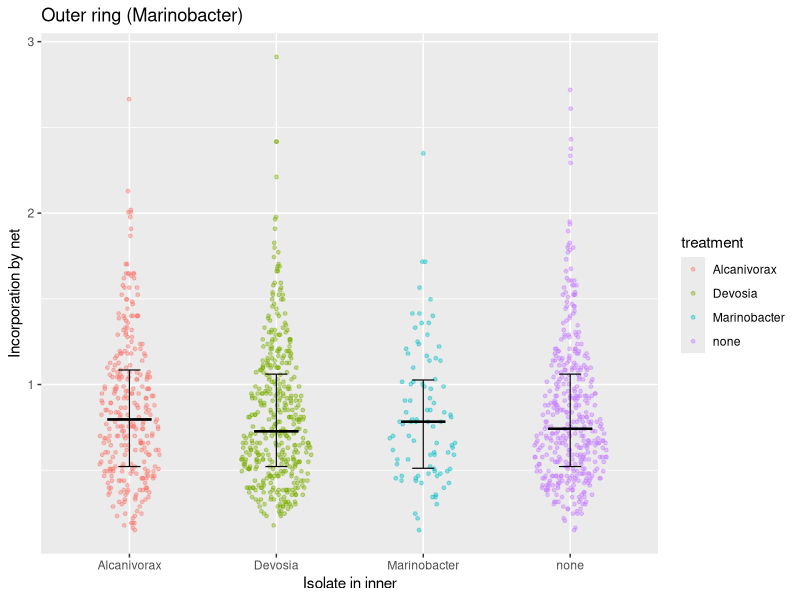

Write the R code that produced this figure.
library("ggplot2")
library(ggforce)

df <- read.csv(file='data/SIP_roi.csv')
sample_info <- read.csv(file='data/SIP_sample_info.csv')

## add sample details to df using sample_info
for(i in 1:nrow(sample_info)){
  sample_name <- sample_info$sample_name[i]
  df$microplate[df$SAMPLE.NAME==sample_name] <- sample_info$microplate[i]
  df$ring[df$SAMPLE.NAME==sample_name] <- sample_info$ring[i]
  df$strain[df$SAMPLE.NAME==sample_name] <- sample_info$strain[i]
  df$treatment[df$SAMPLE.NAME==sample_name] <- sample_info$treatment[i]
}

## summarize df
library("dplyr")
# detach(package:plyr)
df_stat <- df %>%
  group_by(ring, treatment) %>%
  summarize(q25 = quantile(ROIAREA, probs = 0.25), 
            q50 = quantile(ROIAREA, probs = 0.5),
            q75 = quantile(ROIAREA, probs = 0.75),
            mean = mean(ROIAREA)
            )


## plot figures
ggplot() +
  geom_sina(data = df[(df$ring=='outer'),], 
            aes(x=treatment, y=ROIAREA, color=treatment), 
            maxwidth = 0.5, 
            alpha=0.4, 
            size=1) +
  geom_errorbar(data=df_stat[df_stat$ring=='outer',], 
                aes(x=treatment, ymin=q25, ymax=q75),
                width = 0.15, color='black', size=0.4) + 
  geom_errorbar(data=df_stat[df_stat$ring=='outer',], 
                aes(x=treatment, ymin=q50, ymax=q50),
                width = 0.3, color='black', size=0.8) + 
  labs(x = "Isolate in inner", y = "Incorporation by net",
       title = "Outer ring (Marinobacter)")